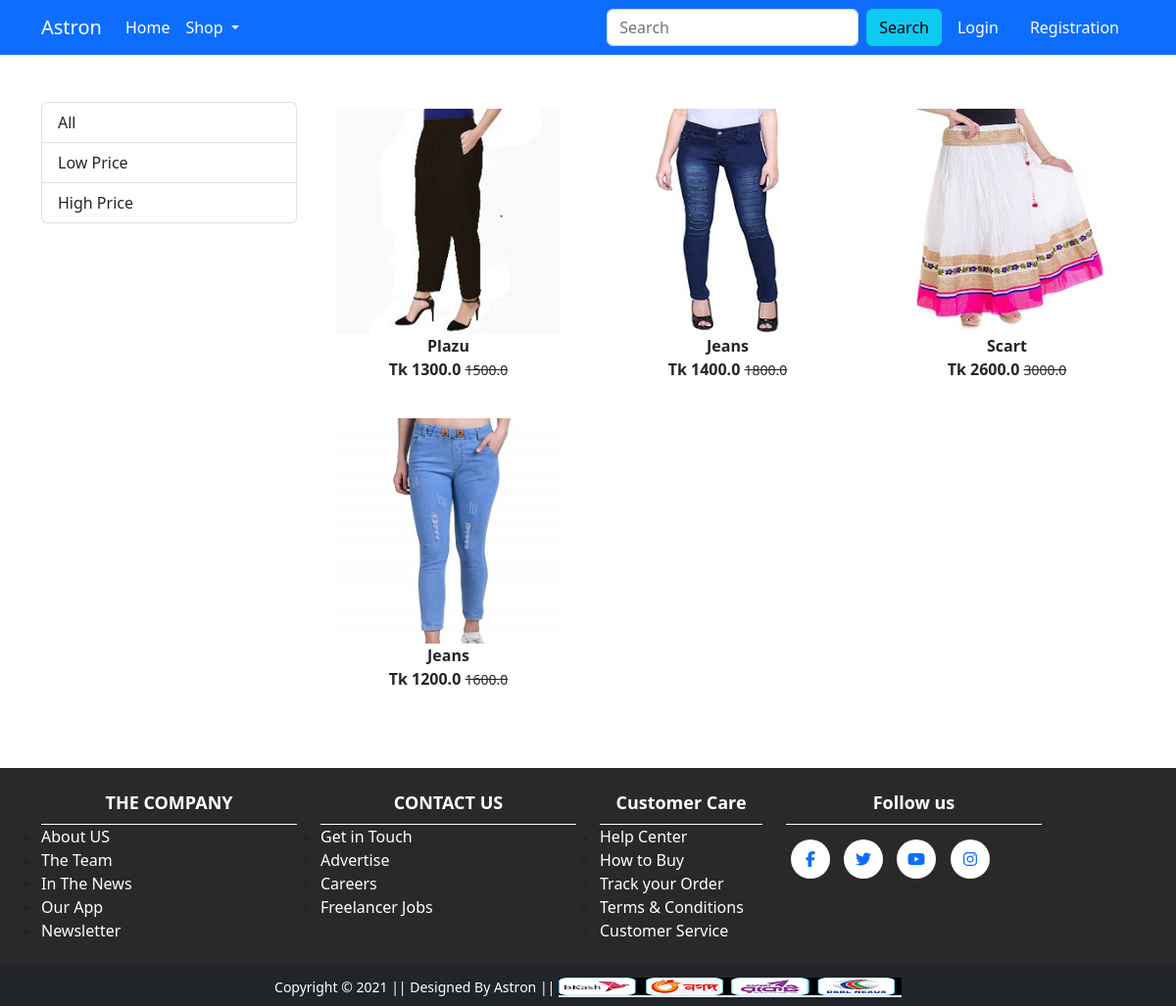
/bottom/, run on the app's committed database.
### shop/models.py (models this page shows, shortened)
class Product(models.Model):
    title = models.CharField(max_length=100)
    selling_price = models.FloatField()
    discounted_price = models.FloatField()
    description = models.TextField()
    brand = models.CharField(max_length=100)
    category = models.CharField(choices=CATEGORY_CHOICES, max_length=2)
    product_image = models.ImageField(upload_to='productimg')

### shop/views.py (the view)
# urls.py: path('bottom/', views.bottomwear, name='bottom'),
def bottomwear(request, data=None):
    if data is None:
        bottom = Product.objects.filter(category='BW')
    elif data == 'low':
        bottom = Product.objects.filter(category='BW').filter(discounted_price__lte=1300)
    elif data == 'high':
        bottom = Product.objects.filter(category='BW').filter(discounted_price__gt=1300)
    return render(request, 'shop/bottom.html', {'bottom': bottom})

### shop/templates/shop/bottom.html (shortened to what this page needs)
{% extends 'shop/base.html' %}
{% load static %}
{% block main-content %}
<div class="container my-5">
 <div class="row">
  <div class="col-sm-3">
   <div class="list-group">
    <a href="{% url 'bottom' %}" class="list-group-item list-group-item-action  " aria-current="true">All</a>
    <a href="{% url 'bottomdata' 'low' %}" class="list-group-item list-group-item-action " aria-current="true">Low Price</a>
    <a href="{% url 'bottomdata' 'high' %}" class="list-group-item list-group-item-action" aria-current="true">High Price</a>
   </div>
  </div>
  <div class="col-sm-8 col-md-9 offset-sm-0">
   <div class="row">
    {% for mb in bottom %}
       <div class="col-lg-4 col-md-4 col-sm-6 text-center mb-4 mr-0">
       <a href="{% url 'product-detail' mb.id %}" class="btn">
        <div class="item product_area">
          <img src="{{ mb.product_image.url }}" alt="img" class="img">
          <div class="fw-bold">{{mb.title}}</div>
          <div class="fw-bold">Tk {{mb.discounted_price}}
           <small class="fw-light text-decoration-line-through">{{mb.selling_price}}</small></div>
        </div>
       </a>
      </div>
     {% endfor %}
   </div>
  </div>
 </div>
</div>
{% endblock main-content %}

### shop/static/app/css/responsive.css (style rules this page uses)
@media only screen and (max-width: 1200px) { .product_area .img { max-height:230px; max-width:230px; } }

### data on the page
Product: product_image (picture), title "Plazu", discounted_price "1300.0", selling_price "1500.0"
Product: product_image (picture), title "Jeans", discounted_price "1400.0", selling_price "1800.0"
Product: product_image (picture), title "Scart", discounted_price "2600.0", selling_price "3000.0"
Product: product_image (picture), title "Jeans", discounted_price "1200.0", selling_price "1600.0"
